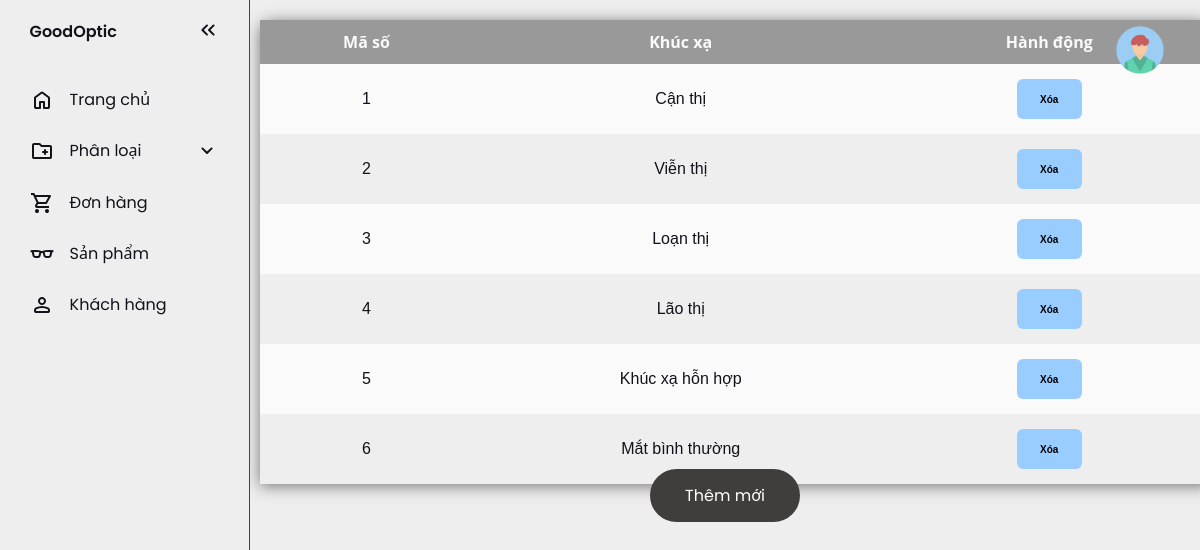
Page /admin/viewRefractive.php (signed in) on the committed database.
### tables this page shows
CREATE TABLE `Refractive` (
  `refractive_id` bigint(20) UNSIGNED NOT NULL,
  `refractive_name` varchar(255) NOT NULL,
  `slug` varchar(255) NOT NULL,
  `status` enum('Active','Inactive') NOT NULL,
  `created_at` datetime NOT NULL DEFAULT current_timestamp(),
  `updated_at` datetime NOT NULL DEFAULT current_timestamp() ON UPDATE current_timestamp()
);

### admin/viewRefractive.php (the view, shortened to what this page needs)
<?php include "./header.php"; ?>
<?php include "./sidebar.php"; ?>
<div>
  <table class="table ">
    <thead>
      <tr>
        <th class="text-center">Mã số</th>
        <th class="text-center">Khúc xạ</th>
        <th class="text-center" colspan="2">Hành động</th>
      </tr>
    </thead>
    <?php
    include_once "./config/dbconnect.php";
    $sql = "SELECT * from Refractive";
    $result = $conn->query($sql);
    $count = 1;
    if ($result->num_rows > 0) {
      while ($row = $result->fetch_assoc()) {
    ?>
        <tr>
          <td><?= $count ?></td>
          <td><?= $row["refractive_name"] ?></td>
          <td><button class="btn btn-danger" style="height:40px" onclick="refractiveDelete('<?= $row['refractive_id'] ?>')">Xóa</button></td>
        </tr>
    <?php
        $count = $count + 1;
      }
    }
    ?>
  </table>
  <div class="box">
		<a class="button" href="#divOne">Thêm mới</a>
	</div>
</div>
<?php include "./footer.php"; ?>

### admin/css/style.css (style rules this page uses)
:root { --base-clr: #EEEEEE; --line-clr: #42434a; --hover-clr: #FFCCCC; --text-clr: #11121a; --accent-clr: #11121a; --secondary-text-clr: #b0b3c1; }
* { margin: 0; padding: 0; }
html { font-family: Poppins, 'Segoe UI', Tahoma, Geneva, Verdana, sans-serif; line-height: 1.5rem; }
table { width: 100%; border-collapse: collapse; border-spacing: 0; box-shadow: 0 2px 15px rgba(64, 64, 64, .7); border-radius: 12px 12px 0 0; margin-top: 20px; margin-left: 10px; }
td, th { padding: 10px 16px; text-align: center; }
th { background-color: #999999; color: #fafafa; font-family: 'Open Sans', Sans-serif; font-weight: bold; }
tr { width: 100%; background-color: #fafafa; font-family: 'Montserrat', sans-serif; }
tr:nth-child(even) { background-color: #eeeeee; }
div { align-items: center; justify-content: center; }
.btn { width: 6.5em; height: 2.3em; margin: 0.5em; background: #99CCFF; color: black; border: none; border-radius: 0.625em; font-size: 10px; font-weight: bold; cursor: pointer; position: relative; z-index: 1; overflow: hidden; }
.box { text-align: center; }
.button { font-size: 1em; padding: 15px 35px; color: #fff; text-decoration: none; cursor: pointer; transition: all 0.3s ease-out; background: #403e3d; border-radius: 50px; }

### rows in the picture
refractive: refractive_name "Cận thị"
refractive: refractive_name "Viễn thị"
refractive: refractive_name "Loạn thị"
refractive: refractive_name "Lão thị"
refractive: refractive_name "Khúc xạ hỗn hợp"
refractive: refractive_name "Mắt bình thường"
